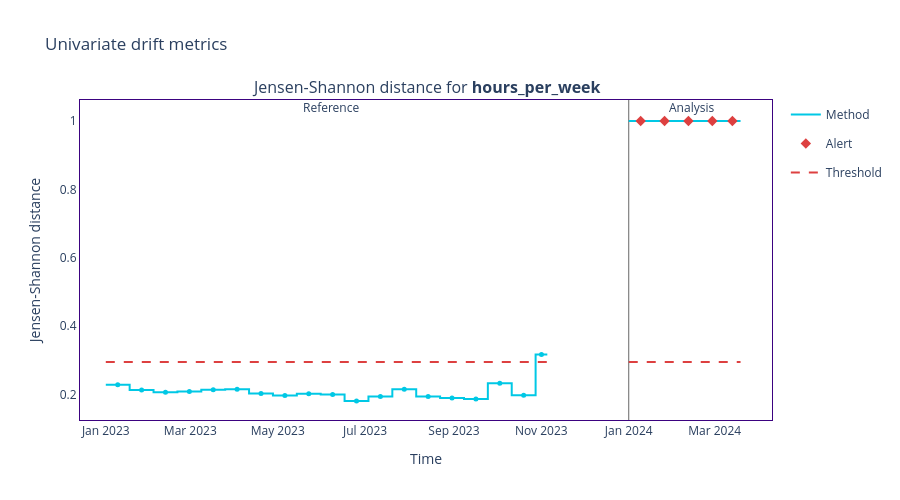

Notebook source saved alongside this figure:
### Code cell
# Re-run univariate detection on drifted data
univariate_calc_d = nml.UnivariateDriftCalculator(
    column_names=feature_cols,
    timestamp_column_name="timestamp",
    chunk_size=CHUNK_SIZE,
)
univariate_calc_d.fit(reference_df)
univariate_results_d = univariate_calc_d.calculate(analysis_drifted)

results_d = univariate_results_d.filter(period="analysis").to_df()
cols_list_d = list(results_d.columns)
drifted_after = list(dict.fromkeys(
    c[0] for i, c in enumerate(cols_list_d)
    if isinstance(c, tuple) and c[-1] == "alert" and c[0] in feature_cols
    and results_d.iloc[:, i].any()
))

univariate_results_d.filter(column_names=["hours_per_week"]).plot(kind="drift").show()

print(f"Before perturbation — drifted features: {alert_cols or 'none'}")
print(f"After  perturbation — drifted features: {drifted_after or 'none'}")

### Figure 1 — Plotly figure (JSON) as saved in the notebook; plotly's stock layout.template omitted (floating-point values rounded to 4 significant figures)
{"data": [{"hoverinfo": "skip", "legendgroup": "metric_reference", "line": {"color": "#00c8e5", "shape": "hv", "width": 2}, "mode": "lines", "name": "Method", "showlegend": true, "type": "scatter", "x": ["2023-01-01T00:00:00", "2023-01-17T16:00:00", "2023-02-03T08:00:00", "2023-02-20T00:00:00", "2023-03-08T16:00:00", "2023-03-25T08:00:00", "2023-04-11T00:00:00", "2023-04-27T16:00:00", "2023-05-14T08:00:00", "2023-05-31T00:00:00", "2023-06-16T16:00:00", "2023-07-03T08:00:00", "2023-07-20T00:00:00", "2023-08-05T16:00:00", "2023-08-22T08:00:00", "2023-09-08T00:00:00", "2023-09-24T16:00:00", "2023-10-11T08:00:00", "2023-10-28T00:00:00", "2023-11-05T04:00:00"], "xaxis": "x", "y": [0.2278, 0.2125, 0.2063, 0.2079, 0.2133, 0.2148, 0.2022, 0.1969, 0.2014, 0.1998, 0.1808, 0.1937, 0.2151, 0.1937, 0.1892, 0.1866, 0.2326, 0.197, 0.3165, 0.3165], "yaxis": "y"}, {"customdata": [["Jensen-Shannon distance for <b>hours_per_week</b>", "<b style=\"color:Colors.BLUE_SKY_CRAYOLA;line-height:60px\">Reference</b>", "", "[0:399]", "From <b>Jan-01-2023</b> to <b>Jan-17-2023</b>", 0.2278], ["Jensen-Shannon distance for <b>hours_per_week</b>", "<b style=\"color:Colors.BLUE_SKY_CRAYOLA;line-height:60px\">Reference</b>", "", "[400:799]", "From <b>Jan-17-2023</b> to <b>Feb-03-2023</b>", 0.2125], ["Jensen-Shannon distance for <b>hours_per_week</b>", "<b style=\"color:Colors.BLUE_SKY_CRAYOLA;line-height:60px\">Reference</b>", "", "[800:1199]", "From <b>Feb-03-2023</b> to <b>Feb-19-2023</b>", 0.2063], ["Jensen-Shannon distance for <b>hours_per_week</b>", "<b style=\"color:Colors.BLUE_SKY_CRAYOLA;line-height:60px\">Reference</b>", "", "[1200:1599]", "From <b>Feb-20-2023</b> to <b>Mar-08-2023</b>", 0.2079], ["Jensen-Shannon distance for <b>hours_per_week</b>", "<b style=\"color:Colors.BLUE_SKY_CRAYOLA;line-height:60px\">Reference</b>", "", "[1600:1999]", "From <b>Mar-08-2023</b> to <b>Mar-25-2023</b>", 0.2133], ["Jensen-Shannon distance for <b>hours_per_week</b>", "<b style=\"color:Colors.BLUE_SKY_CRAYOLA;line-height:60px\">Reference</b>", "", "[2000:2399]", "From <b>Mar-25-2023</b> to <b>Apr-10-2023</b>", 0.2148], ["Jensen-Shannon distance for <b>hours_per_week</b>", "<b style=\"color:Colors.BLUE_SKY_CRAYOLA;line-height:60px\">Reference</b>", "", "[2400:2799]", "From <b>Apr-11-2023</b> to <b>Apr-27-2023</b>", 0.2022], ["Jensen-Shannon distance for <b>hours_per_week</b>", "<b style=\"color:Colors.BLUE_SKY_CRAYOLA;line-height:60px\">Reference</b>", "", "[2800:3199]", "From <b>Apr-27-2023</b> to <b>May-14-2023</b>", 0.1969], ["Jensen-Shannon distance for <b>hours_per_week</b>", "<b style=\"color:Colors.BLUE_SKY_CRAYOLA;line-height:60px\">Reference</b>", "", "[3200:3599]", "From <b>May-14-2023</b> to <b>May-30-2023</b>", 0.2014], ["Jensen-Shannon distance for <b>hours_per_week</b>", "<b style=\"color:Colors.BLUE_SKY_CRAYOLA;line-height:60px\">Reference</b>", "", "[3600:3999]", "From <b>May-31-2023</b> to <b>Jun-16-2023</b>", 0.1998], ["Jensen-Shannon distance for <b>hours_per_week</b>", "<b style=\"color:Colors.BLUE_SKY_CRAYOLA;line-height:60px\">Reference</b>", "", "[4000:4399]", "From <b>Jun-16-2023</b> to <b>Jul-03-2023</b>", 0.1808], ["Jensen-Shannon distance for <b>hours_per_week</b>", "<b style=\"color:Colors.BLUE_SKY_CRAYOLA;line-height:60px\">Reference</b>", "", "[4400:4799]", "From <b>Jul-03-2023</b> to <b>Jul-19-2023</b>", 0.1937], ["Jensen-Shannon distance for <b>hours_per_week</b>", "<b style=\"color:Colors.BLUE_SKY_CRAYOLA;line-height:60px\">Reference</b>", "", "[4800:5199]", "From <b>Jul-20-2023</b> to <b>Aug-05-2023</b>", 0.2151], ["Jensen-Shannon distance for <b>hours_per_week</b>", "<b style=\"color:Colors.BLUE_SKY_CRAYOLA;line-height:60px\">Reference</b>", "", "[5200:5599]", "From <b>Aug-05-2023</b> to <b>Aug-22-2023</b>", 0.1937], ["Jensen-Shannon distance for <b>hours_per_week</b>", "<b style=\"color:Colors.BLUE_SKY_CRAYOLA;line-height:60px\">Reference</b>", "", "[5600:5999]", "From <b>Aug-22-2023</b> to <b>Sep-07-2023</b>", 0.1892], ["Jensen-Shannon distance for <b>hours_per_week</b>", "<b style=\"color:Colors.BLUE_SKY_CRAYOLA;line-height:60px\">Reference</b>", "", "[6000:6399]", "From <b>Sep-08-2023</b> to <b>Sep-24-2023</b>", 0.1866], ["Jensen-Shannon distance for <b>hours_per_week</b>", "<b style=\"color:Colors.BLUE_SKY_CRAYOLA;line-height:60px\">Reference</b>", "", "[6400:6799]", "From <b>Sep-24-2023</b> to <b>Oct-11-2023</b>", 0.2326], ["Jensen-Shannon distance for <b>hours_per_week</b>", "<b style=\"color:Colors.BLUE_SKY_CRAYOLA;line-height:60px\">Reference</b>", "", "[6800:7199]", "From <b>Oct-11-2023</b> to <b>Oct-27-2023</b>", 0.197], ["Jensen-Shannon distance for <b>hours_per_week</b>", "<b style=\"color:Colors.BLUE_SKY_CRAYOLA;line-height:60px\">Reference</b>", "<span style=\"color:#AD0000\">⚠ <b>Drift detected</b></span>", "[7200:7396]", "From <b>Oct-28-2023</b> to <b>Nov-05-2023</b>", 0.3165]], "hovertemplate": "%{customdata[1]} &nbsp; &nbsp; %{customdata[2]} <br />Chunk: <b>%{customdata[3]}</b> &nbsp; &nbsp; %{customdata[4]} <br />%{customdata[0]}: <b>%{customdata[5]}</b><b r /><extra></extra>", "legendgroup": "metric_reference", "marker": {"color": "#00c8e5", "size": 5, "symbol": "circle"}, "mode": "markers", "name": "Method", "showlegend": false, "type": "scatter", "x": ["2023-01-09T08:00:00", "2023-01-26T00:00:00", "2023-02-11T16:00:00", "2023-02-28T08:00:00", "2023-03-17T00:00:00", "2023-04-02T16:00:00", "2023-04-19T08:00:00", "2023-05-06T00:00:00", "2023-05-22T16:00:00", "2023-06-08T08:00:00", "2023-06-25T00:00:00", "2023-07-11T16:00:00", "2023-07-28T08:00:00", "2023-08-14T00:00:00", "2023-08-30T16:00:00", "2023-09-16T08:00:00", "2023-10-03T00:00:00", "2023-10-19T16:00:00", "2023-11-01T02:00:00"], "xaxis": "x", "y": [0.2278, 0.2125, 0.2063, 0.2079, 0.2133, 0.2148, 0.2022, 0.1969, 0.2014, 0.1998, 0.1808, 0.1937, 0.2151, 0.1937, 0.1892, 0.1866, 0.2326, 0.197, 0.3165, 0.3165], "yaxis": "y"}, {"hoverinfo": "skip", "legendgroup": "metric_analysis", "line": {"color": "#00c8e5", "shape": "hv", "width": 2}, "mode": "lines", "name": "Method", "showlegend": false, "type": "scatter", "x": ["2024-01-01T00:00:00", "2024-01-17T16:00:00", "2024-02-03T08:00:00", "2024-02-20T00:00:00", "2024-03-07T16:00:00", "2024-03-19T01:00:00"], "xaxis": "x", "y": [1, 1, 1, 1, 1, 1], "yaxis": "y"}, {"customdata": [["Jensen-Shannon distance for <b>hours_per_week</b>", "<b style=\"color:Colors.BLUE_SKY_CRAYOLA;line-height:60px\">Analysis</b>", "<span style=\"color:#AD0000\">⚠ <b>Drift detected</b></span>", "[0:399]", "From <b>Jan-01-2024</b> to <b>Jan-17-2024</b>", 1], ["Jensen-Shannon distance for <b>hours_per_week</b>", "<b style=\"color:Colors.BLUE_SKY_CRAYOLA;line-height:60px\">Analysis</b>", "<span style=\"color:#AD0000\">⚠ <b>Drift detected</b></span>", "[400:799]", "From <b>Jan-17-2024</b> to <b>Feb-03-2024</b>", 1], ["Jensen-Shannon distance for <b>hours_per_week</b>", "<b style=\"color:Colors.BLUE_SKY_CRAYOLA;line-height:60px\">Analysis</b>", "<span style=\"color:#AD0000\">⚠ <b>Drift detected</b></span>", "[800:1199]", "From <b>Feb-03-2024</b> to <b>Feb-19-2024</b>", 1], ["Jensen-Shannon distance for <b>hours_per_week</b>", "<b style=\"color:Colors.BLUE_SKY_CRAYOLA;line-height:60px\">Analysis</b>", "<span style=\"color:#AD0000\">⚠ <b>Drift detected</b></span>", "[1200:1599]", "From <b>Feb-20-2024</b> to <b>Mar-07-2024</b>", 1], ["Jensen-Shannon distance for <b>hours_per_week</b>", "<b style=\"color:Colors.BLUE_SKY_CRAYOLA;line-height:60px\">Analysis</b>", "<span style=\"color:#AD0000\">⚠ <b>Drift detected</b></span>", "[1600:1873]", "From <b>Mar-07-2024</b> to <b>Mar-19-2024</b>", 1]], "hovertemplate": "%{customdata[1]} &nbsp; &nbsp; %{customdata[2]} <br />Chunk: <b>%{customdata[3]}</b> &nbsp; &nbsp; %{customdata[4]} <br />%{customdata[0]}: <b>%{customdata[5]}</b><b r /><extra></extra>", "legendgroup": "metric_analysis", "marker": {"color": "#00c8e5", "size": 5, "symbol": "circle"}, "mode": "markers", "name": "Method", "showlegend": false, "type": "scatter", "x": ["2024-01-09T08:00:00", "2024-01-26T00:00:00", "2024-02-11T16:00:00", "2024-02-28T08:00:00", "2024-03-13T08:30:00"], "xaxis": "x", "y": [1, 1, 1, 1, 1, 1], "yaxis": "y"}, {"hoverinfo": "skip", "legendgroup": "alert", "marker": {"color": "#DD4040", "size": 8, "symbol": "diamond"}, "mode": "markers", "name": "Alert", "showlegend": true, "type": "scatter", "x": ["2024-01-09T08:00:00", "2024-01-26T00:00:00", "2024-02-11T16:00:00", "2024-02-28T08:00:00", "2024-03-13T08:30:00"], "xaxis": "x", "y": [1, 1, 1, 1, 1], "yaxis": "y"}, {"hoverinfo": "skip", "legendgroup": "thresh", "line": {"color": "#DD4040", "dash": "dash", "width": 2}, "mode": "lines", "name": "Threshold", "showlegend": true, "type": "scatter", "x": ["2023-01-01T00:00:00", "2023-01-17T16:00:00", "2023-02-03T08:00:00", "2023-02-20T00:00:00", "2023-03-08T16:00:00", "2023-03-25T08:00:00", "2023-04-11T00:00:00", "2023-04-27T16:00:00", "2023-05-14T08:00:00", "2023-05-31T00:00:00", "2023-06-16T16:00:00", "2023-07-03T08:00:00", "2023-07-20T00:00:00", "2023-08-05T16:00:00", "2023-08-22T08:00:00", "2023-09-08T00:00:00", "2023-09-24T16:00:00", "2023-10-11T08:00:00", "2023-10-28T00:00:00", "2023-11-05T04:00:00"], "xaxis": "x", "y": [0.2947, 0.2947, 0.2947, 0.2947, 0.2947, 0.2947, 0.2947, 0.2947, 0.2947, 0.2947, 0.2947, 0.2947, 0.2947, 0.2947, 0.2947, 0.2947, 0.2947, 0.2947, 0.2947, 0.2947], "yaxis": "y"}, {"hoverinfo": "skip", "legendgroup": "thresh", "line": {"color": "#DD4040", "dash": "dash", "width": 2}, "mode": "lines", "name": "Threshold", "showlegend": false, "type": "scatter", "x": ["2024-01-01T00:00:00", "2024-01-17T16:00:00", "2024-02-03T08:00:00", "2024-02-20T00:00:00", "2024-03-07T16:00:00", "2024-03-19T01:00:00"], "xaxis": "x", "y": [0.2947, 0.2947, 0.2947, 0.2947, 0.2947, 0.2947], "yaxis": "y"}], "layout": {"annotations": [{"font": {"size": 16}, "showarrow": false, "text": "Jensen-Shannon distance for <b>hours_per_week</b>", "x": 0.5, "xanchor": "center", "xref": "paper", "y": 1, "yanchor": "bottom", "yref": "paper"}, {"showarrow": false, "text": "Reference", "x": "2023-05-31T00:00:00", "xref": "x", "xshift": 10, "y": 1.01, "yref": "y domain"}, {"showarrow": false, "text": "Analysis", "x": "2024-02-03T08:00:00", "xref": "x", "xshift": 15, "y": 1.01, "yref": "y domain"}], "height": 500, "hoverlabel": {"bgcolor": "white", "font": {"size": 14}}, "legend": {"itemclick": false, "itemdoubleclick": false, "traceorder": "grouped"}, "paper_bgcolor": "rgba(255,255,255,1)", "plot_bgcolor": "rgba(255,255,255,1)", "shapes": [{"layer": "below", "line": {"color": "#666666", "width": 1}, "type": "line", "x0": "2024-01-01T00:00:00", "x1": "2024-01-01T00:00:00", "xref": "x", "y0": 0, "y1": 1, "yref": "y domain"}], "title": {"text": "Univariate drift metrics"}, "xaxis": {"anchor": "y", "domain": [0, 1], "linecolor": "#3b0280", "matches": "x", "mirror": true, "showgrid": false, "title": {"text": "Time"}, "zeroline": false}, "yaxis": {"anchor": "x", "domain": [0, 1], "linecolor": "#3b0280", "mirror": true, "showgrid": false, "title": {"text": "Jensen-Shannon distance"}, "zeroline": false}}}
